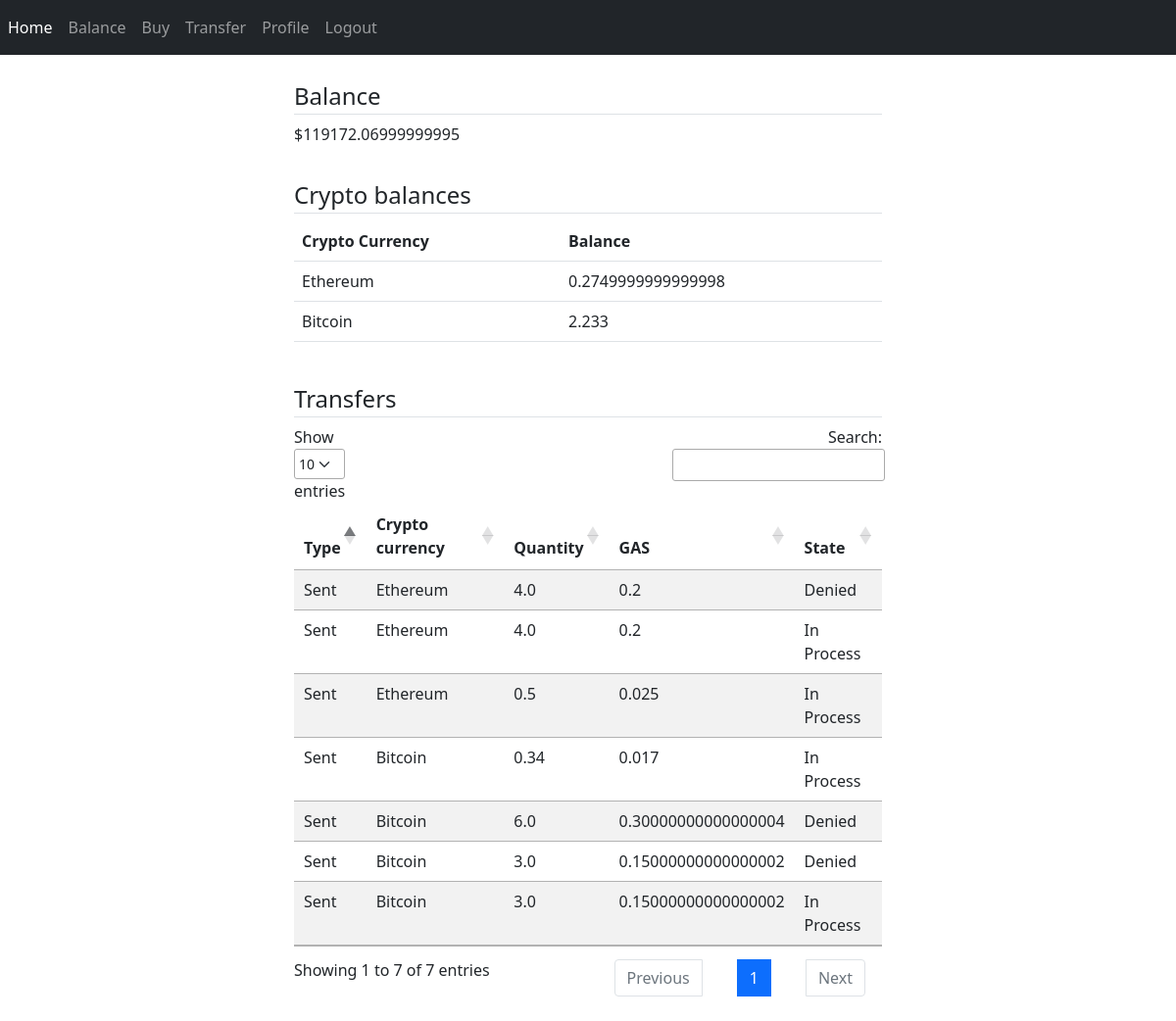
The app's page /balance (signed in), older data.
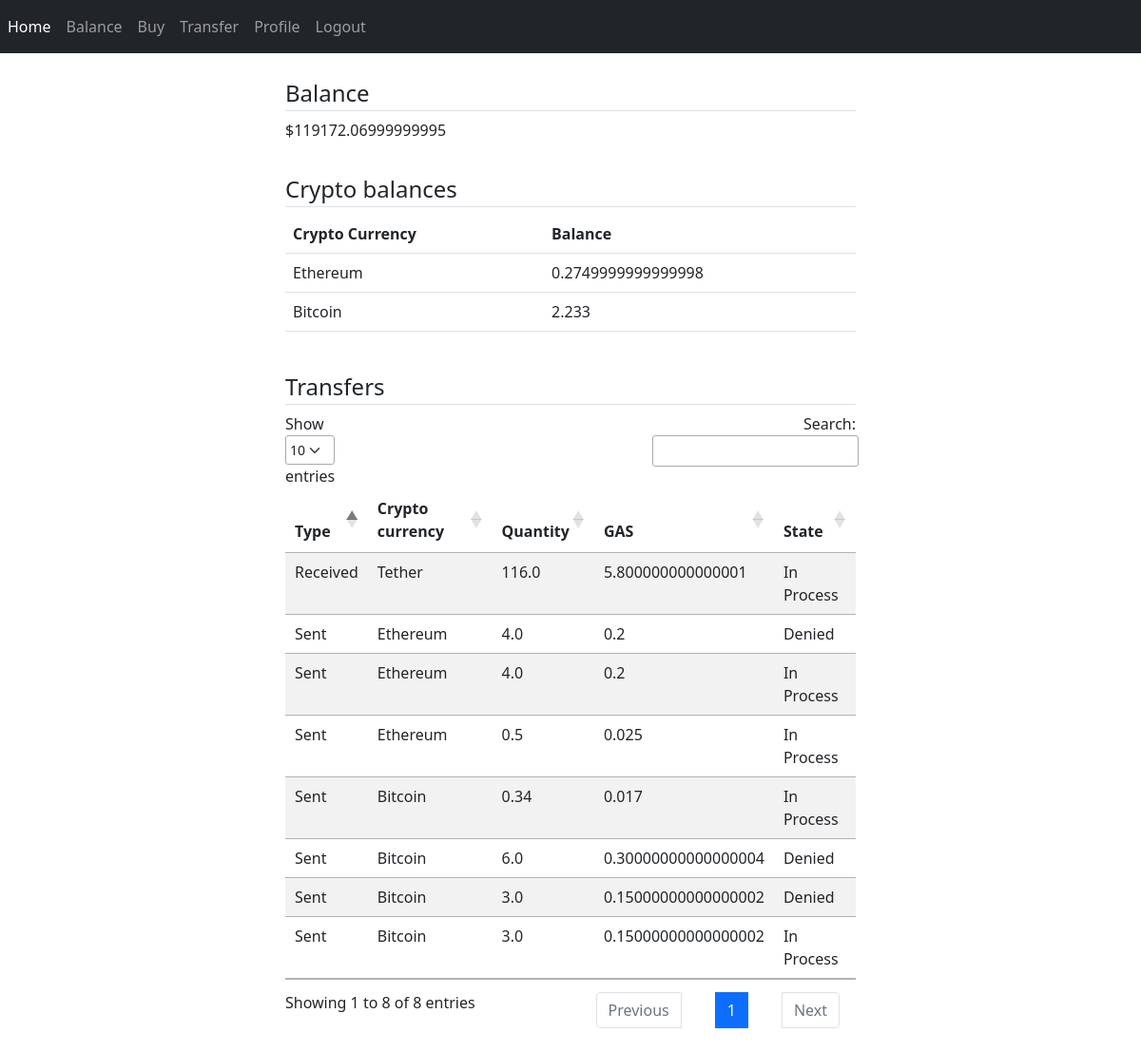
The same page, newer data.
### CryptoExchange/models/dbmodels.py (models this page shows, shortened)
class User(db.Model, UserMixin):
    id = db.Column(db.Integer, primary_key=True)
    first_name = db.Column(db.String(20), nullable=False)
    last_name = db.Column(db.String(20), nullable=False)
    address = db.Column(db.String(20), nullable=False)
    city = db.Column(db.String(20), nullable=False)
    country = db.Column(db.String(20), nullable=False)
    phone = db.Column(db.String(15), nullable=False, unique=True)
    email = db.Column(db.String(120), nullable=False, unique=True)
    password = db.Column(db.String(60), nullable=False)
    verified = db.Column(db.Boolean, default=False, nullable=False)
    balance = db.Column(db.Float, default=0, nullable=False)
    sent_transactions = db.relationship('Transaction', backref='sender',
                                        foreign_keys="Transaction.sender_id", lazy=True)
    recv_transactions = db.relationship('Transaction', backref='receiver',
                                        foreign_keys="Transaction.receiver_id", lazy=True)

class Transaction(db.Model):
    id = db.Column(db.Integer, primary_key=True)
    sender_id = db.Column(db.Integer, db.ForeignKey('user.id'), nullable=False)
    receiver_id = db.Column(db.Integer, db.ForeignKey('user.id'), nullable=False)
    crypto = db.Column(db.String(60), nullable=False)
    quantity = db.Column(db.Float, nullable=False)
    gas_percentage = db.Column(db.Float, nullable=False)
    gas = db.Column(db.Float, nullable=False)
    state = db.Column(db.Enum(TransactionState), nullable=False, default=TransactionState.IN_PROCESS)
    date_started = db.Column(db.DateTime, nullable=False, default=datetime.utcnow)

### CryptoExchange/controllers/routes.py (the view)
@app.route('/balance')
@login_required
def balance():
    if not current_user.verified:
        return redirect(url_for('profile_activation'))
    account_balance = current_user.balance
    crypto_balance = get_user_crypto_balance(current_user.id)
    transfers = Transaction.query.filter(((Transaction.sender_id == current_user.id)
                                          | (Transaction.receiver_id == current_user.id))
                                         & (Transaction.sender_id != Transaction.receiver_id)).all()
    return render_template('balance.html', title='Balance',
                           balance=account_balance,
                           crypto_balance=crypto_balance,
                           transfer=transfers)

### CryptoExchange/controllers/routes.py (called while the page is built)
def get_user_crypto_balance(user_id):
    crypto = Transaction.query.filter_by(sender_id=user_id, receiver_id=user_id).all()
    crypto_balance = {}
    for item in crypto:
        if item.crypto in crypto_balance:
            crypto_balance[item.crypto] = crypto_balance[item.crypto] + item.quantity
        else:
            crypto_balance[item.crypto] = item.quantity
    return crypto_balance

### CryptoExchange/models/dbmodels.py (called while the page is built)
@login_manager.user_loader
def load_user(user_id):
    return User.query.get(int(user_id))

### CryptoExchange/templates/balance.html (shortened to what this page needs)
{% extends "layout.html" %}
{% block content %}
    <div style="margin: 0 auto; width: 50%;">
        <br/>
        <div style="container-fluid">
            <legend class="border-bottom mb-2">Balance</legend>
            <p class="mb-2">${{ balance }}</p>
            <br/>
        </div>
        <div style="container-fluid">
            <legend class="border-bottom mb-2">Crypto balances</legend>
            <table class="table">
                <tr>
                    <th>Crypto Currency</th>
                    <th>Balance</th>
                </tr>
            {% for key, value in crypto_balance.items() %}
                <tr>
                    <td>{{ key }}</td>
                    <td>{{ value }}</td>
                </tr>
            {% endfor %}
            </table>
        </div>
        <br/>
        <div style="container-fluid">
            <legend class="border-bottom mb-2">Transfers</legend>
            <table id="data" class="table table-striped">
                <thead>
                <tr>
                    <th>Type</th>
                    <th>Crypto currency</th>
                    <th>Quantity</th>
                    <th>GAS</th>
                    <th>State</th>
                </tr>
                </thead>
                <tbody>
                {% for item in transfer %}
                    <tr>
                        {% if item.receiver_id == current_user.id and item.sender_id == current_user.id %}
                        <td>Bought</td>
                        {% elif item.sender_id == current_user.id %}
                        <td>Sent</td>
                        {% elif item.receiver_id == current_user.id %}
                        <td>Received</td>
                        {% endif %}
                        <td>{{ item.crypto }}</td>
                        <td>{{ item.quantity }}</td>
                        <td>{{ item.gas }}</td>
                        <td>{{ item.state.value }}</td>
                    </tr>
                {% endfor %}
                </tbody>
            </table>
        </div>
    </div>
{% endblock content %}

### CryptoExchange/templates/layout.html (shortened to what this page needs)
<!DOCTYPE html>
<html lang="en">
<head>
    <link href="https://cdn.jsdelivr.net/npm/bootstrap@5.1.3/dist/css/bootstrap.min.css" rel="stylesheet"
>
    <link rel="stylesheet" type="text/css" href="https://cdn.datatables.net/1.11.4/css/jquery.dataTables.css">
</head>
<body>
    <nav class="navbar navbar-expand-lg navbar-dark bg-dark">
        <div class="collapse navbar-collapse" id="navbarNav">
            <div class="navbar-nav">
                <a class="nav-item nav-link active" href="{{ url_for('home') }}">Home</a>
                {% if current_user.is_authenticated %}
                    <a class="nav-item nav-link" href="{{ url_for('balance') }}">Balance</a>
                    <a class="nav-item nav-link" href="{{ url_for('purchase') }}">Buy</a>
                    <a class="nav-item nav-link" href="{{ url_for('transfer') }}">Transfer</a>
                    <a class="nav-item nav-link" href="{{ url_for('profile') }}">Profile</a>
                    <a class="nav-item nav-link" href="{{ url_for('logout') }}">Logout</a>
                {% else %}
                    <a class="nav-item nav-link" href="{{ url_for('register') }}">Register</a>
                    <a class="nav-item nav-link" href="{{ url_for('login') }}">Login</a>
                {% endif %}
            </div>
        </div>
    </nav>
    {% block content %}{% endblock %}
</body>
</html>

Row changes from the older to the newer data that the page shows:
added Transaction: shows "Received", crypto "Tether", quantity "116.0", gas "5.800000000000001", state.value "In Process", shown under "Transfers"
Text that changed along with them:
text written by a page script: "Show entries Search: Showing 1 to 7 of 7 entries Previous 1 Next" → "Show entries Search: Showing 1 to 8 of 8 entries Previous 1 Next"
